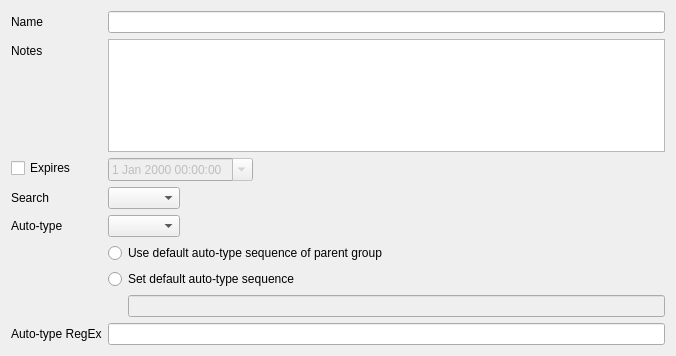
<?xml version="1.0" encoding="UTF-8"?>
<ui version="4.0">
 <class>EditGroupWidgetMain</class>
 <widget class="QWidget" name="EditGroupWidgetMain">
  <property name="geometry">
   <rect>
    <x>0</x>
    <y>0</y>
    <width>676</width>
    <height>356</height>
   </rect>
  </property>
  <layout class="QVBoxLayout" name="verticalLayout">
   <item>
    <layout class="QFormLayout" name="formLayout">
     <property name="fieldGrowthPolicy">
      <enum>QFormLayout::ExpandingFieldsGrow</enum>
     </property>
     <item row="0" column="0">
      <widget class="QLabel" name="labelName">
       <property name="text">
        <string>Name</string>
       </property>
      </widget>
     </item>
     <item row="0" column="1">
      <widget class="QLineEdit" name="editName"/>
     </item>
     <item row="1" column="0">
      <widget class="QLabel" name="labelNotes">
       <property name="text">
        <string>Notes</string>
       </property>
      </widget>
     </item>
     <item row="1" column="1">
      <widget class="QPlainTextEdit" name="editNotes"/>
     </item>
     <item row="2" column="0">
      <widget class="QCheckBox" name="expireCheck">
       <property name="text">
        <string>Expires</string>
       </property>
      </widget>
     </item>
     <item row="2" column="1">
      <widget class="QDateTimeEdit" name="expireDatePicker">
       <property name="enabled">
        <bool>false</bool>
       </property>
       <property name="calendarPopup">
        <bool>true</bool>
       </property>
      </widget>
     </item>
     <item row="3" column="0">
      <widget class="QLabel" name="searchLabel">
       <property name="text">
        <string>Search</string>
       </property>
      </widget>
     </item>
     <item row="3" column="1">
      <widget class="QComboBox" name="searchComboBox"/>
     </item>
     <item row="4" column="0">
      <widget class="QLabel" name="autotypeLabel">
       <property name="text">
        <string>Auto-type</string>
       </property>
      </widget>
     </item>
     <item row="4" column="1">
      <widget class="QComboBox" name="autotypeComboBox"/>
     </item>
     <item row="5" column="1">
      <widget class="QRadioButton" name="autoTypeSequenceInherit">
       <property name="text">
        <string>Use default auto-type sequence of parent group</string>
       </property>
      </widget>
     </item>
     <item row="6" column="1">
      <widget class="QRadioButton" name="autoTypeSequenceCustomRadio">
       <property name="text">
        <string>Set default auto-type sequence</string>
       </property>
      </widget>
     </item>
     <item row="7" column="1">
      <layout class="QHBoxLayout" name="horizontalLayout_2">
       <item>
        <spacer name="horizontalSpacer_2">
         <property name="orientation">
          <enum>Qt::Horizontal</enum>
         </property>
         <property name="sizeType">
          <enum>QSizePolicy::Fixed</enum>
         </property>
         <property name="sizeHint" stdset="0">
          <size>
           <width>20</width>
           <height>1</height>
          </size>
         </property>
        </spacer>
       </item>
       <item>
        <widget class="QLineEdit" name="autoTypeSequenceCustomEdit">
         <property name="enabled">
          <bool>false</bool>
         </property>
        </widget>
       </item>
      </layout>
     </item>
     <item row="8" column="0">
      <widget class="QLabel" name="autotypeRegexLabel">
       <property name="text">
        <string>Auto-type RegEx</string>
       </property>
      </widget>
     </item>
     <item row="8" column="1">
      <widget class="QLineEdit" name="autoTypeRegexEdit">
      </widget>
     </item>
    </layout>
   </item>
  </layout>
 </widget>
 <tabstops>
  <tabstop>editName</tabstop>
  <tabstop>editNotes</tabstop>
  <tabstop>expireCheck</tabstop>
  <tabstop>expireDatePicker</tabstop>
  <tabstop>searchComboBox</tabstop>
  <tabstop>autotypeComboBox</tabstop>
 </tabstops>
 <resources/>
 <connections/>
</ui>
